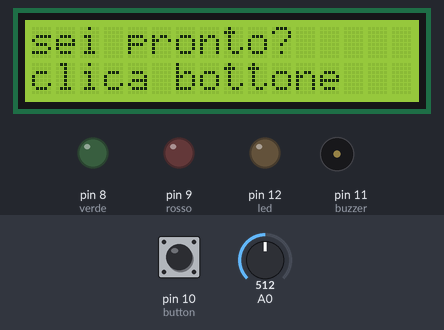
Simulated run of this sketch. Board: Arduino Uno, built with avr-gcc and run on an emulated ATmega328P. Shown: 16×2 character LCD, output pins drawn as LEDs (lit = HIGH), buzzer (waves = sounding, pin HIGH). The inputs (shaded band) are chosen by the test bench; at power-on: pin 10 (button) LOW, A0 = 512. Random numbers use the default seed unless the sketch sets one.

Above: at 1.2 s.
1.3 s: pin 10 (button) pulled HIGH for 3.2 s
At 2.0 s:
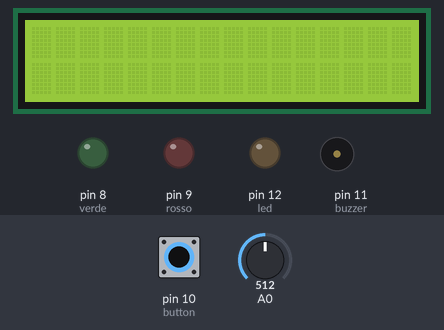
7.5 s: pin 10 (button) pulled HIGH for 0.15 s
At 7.9 s:
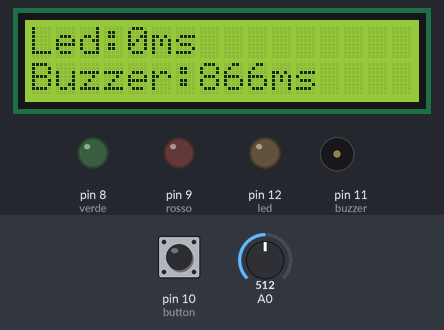
13.6 s: pin 10 (button) pulled HIGH for 1 s
At 18.8 s:
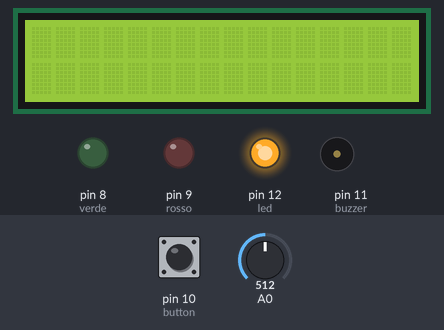
19.1 s: pin 10 (button) pulled HIGH for 3.2 s
At 20.3 s:
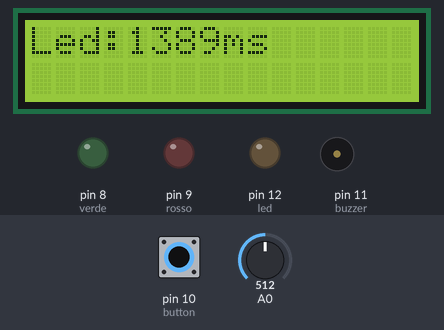
Timing chart, 0 to 28.7 s (numbered marks = the images above; inputs shaded):
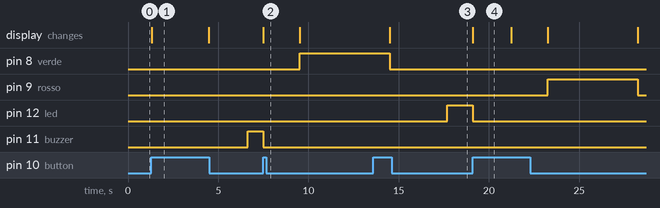

Measured:
- after the input at 1.3 s, pin 11 (buzzer): LOW → HIGH after 5.3 s; the display: changes at once (image 1)
- after the input at 7.5 s, pin 8 (verde): LOW → HIGH after 2.0 s; pin 11 (buzzer): HIGH → LOW at once; the display: changes at once (image 2)
- after the input at 13.6 s, pin 12 (led): LOW → HIGH after 4.1 s
- after the input at 19.1 s, pin 9 (rosso): LOW → HIGH after 4.1 s, → LOW 5.0 s later; pin 12 (led): HIGH → LOW at once; the display: changes at once (image 4)
- what the display in image 1 shows lasts 3.2 s, from 1.3 s to 4.5 s
- what the display in image 4 shows lasts 2.1 s, from 19.1 s to 21.2 s

The sketch:

Missulatore.ino
```cpp
int button = 10 ;
int led = 12 ;
int buzzer = 11;
int rosso = 9 ;
int verde = 8 ;

int tempo = 0;
int tempodue = 0;
int ms = 0;
int msdue = 0;
//include lcd
#include <LiquidCrystal.h>
const int rs = 2, en = 3, d4 = 4, d5 = 5, d6 = 6, d7 = 7;
LiquidCrystal lcd(rs, en, d4, d5, d6, d7);

void setup() {
  // put your setup code here, to run once:
pinMode(button,INPUT);
pinMode(led,OUTPUT);
pinMode(buzzer,OUTPUT);
pinMode(verde,OUTPUT);
pinMode(rosso,OUTPUT);
lcd.begin(16,2);
}
void programma()
{
    lcd.clear();
    lcd.print("sei pronto?");
    lcd.setCursor(0,1);
    lcd.print("clica bottone");
    while(digitalRead(button)==LOW)
    {}
    lcd.clear();
    delay(tempo);
    digitalWrite(led,HIGH);
    while(digitalRead(button)==LOW)
    {
      ms++;
      delay(1);//corisponde 1 ms
    }
    if(digitalRead(button)==HIGH)
    {
      digitalWrite(led,LOW);
      lcd.print("Led:");
      lcd.print(ms);
      lcd.print("ms");
    }

    delay(tempodue);
    digitalWrite(buzzer,HIGH);
    while(digitalRead(button)==LOW)
    {
      msdue++;
      delay(1);//corisponde 1 ms
    }
    if(digitalRead(button)==HIGH)
    {
      digitalWrite(buzzer,LOW);
      lcd.setCursor(0,1);
      lcd.print("Buzzer:");
      lcd.print(msdue);
      lcd.print("ms");
  }
  delay(2000);
  if(ms+msdue<2000)
  {
    digitalWrite(verde,HIGH);
    lcd.clear();
    lcd.print("sei passato");
   }
   else
   {
    digitalWrite(rosso,HIGH);
    lcd.clear();
    lcd.print("non sei passato");
    }
    delay(5000);
    digitalWrite(verde,LOW);
    digitalWrite(rosso,LOW);
}
void loop() {
  // put your main code here, to run repeatedly:
randomSeed(analogRead(0));//dichiaro random
tempo = random(2000,5000);//numero di random da 300 a 800
tempodue = random(2000,5000);//numero di random da 300 a 800
programma();
}
```
